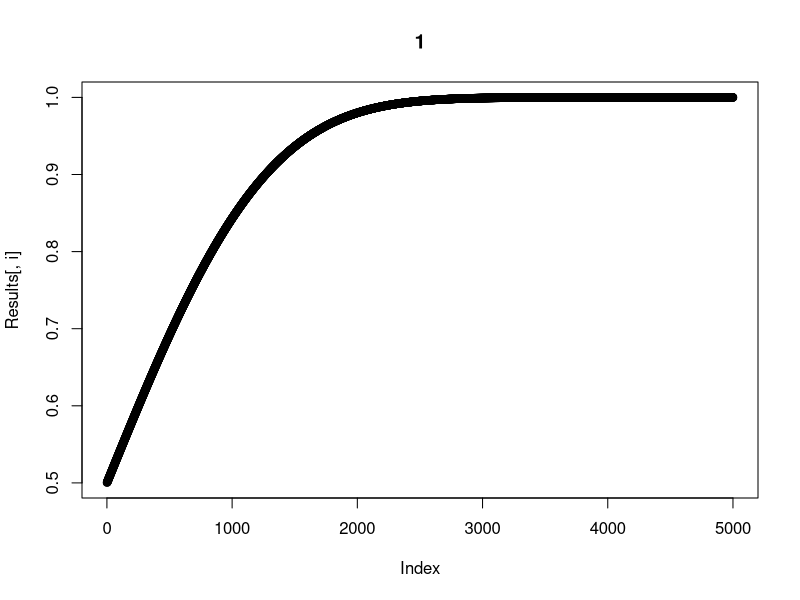
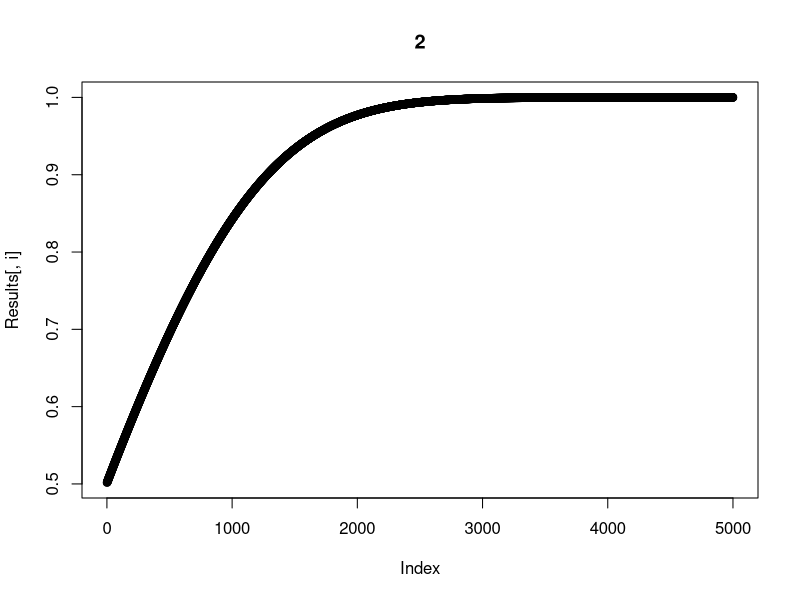
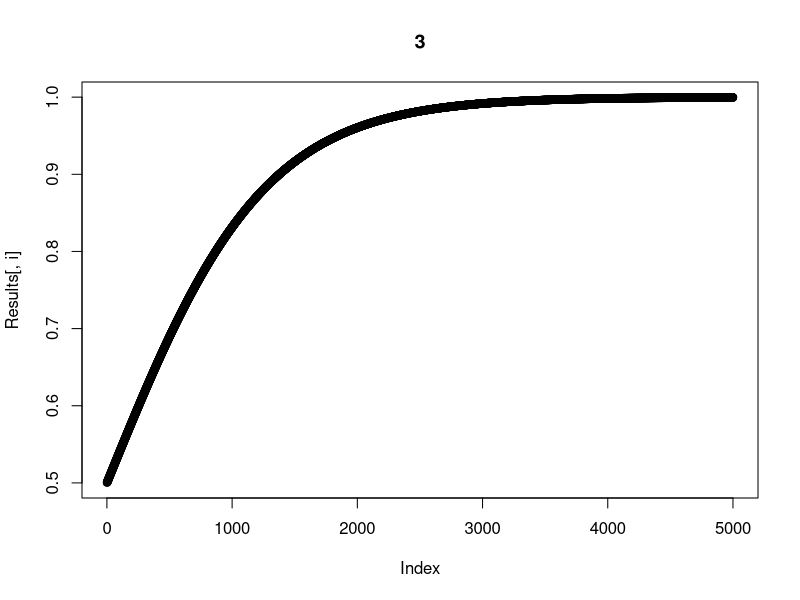
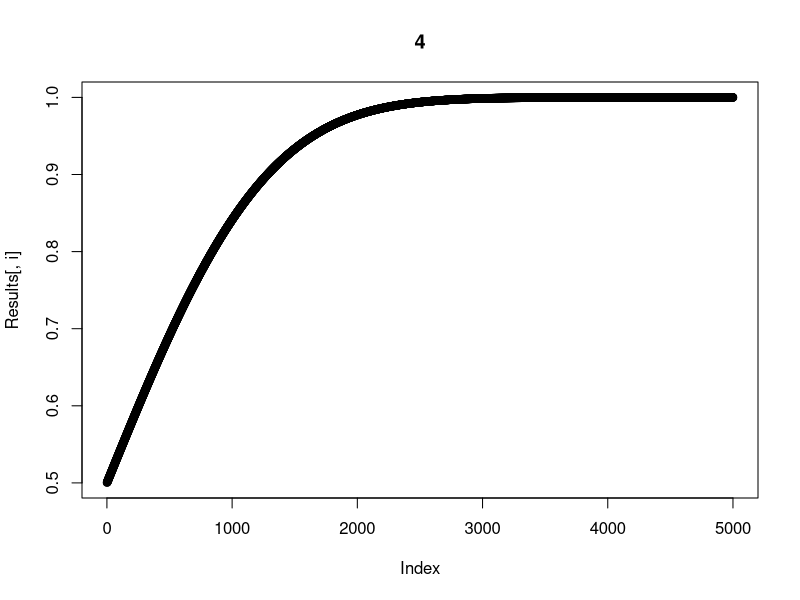
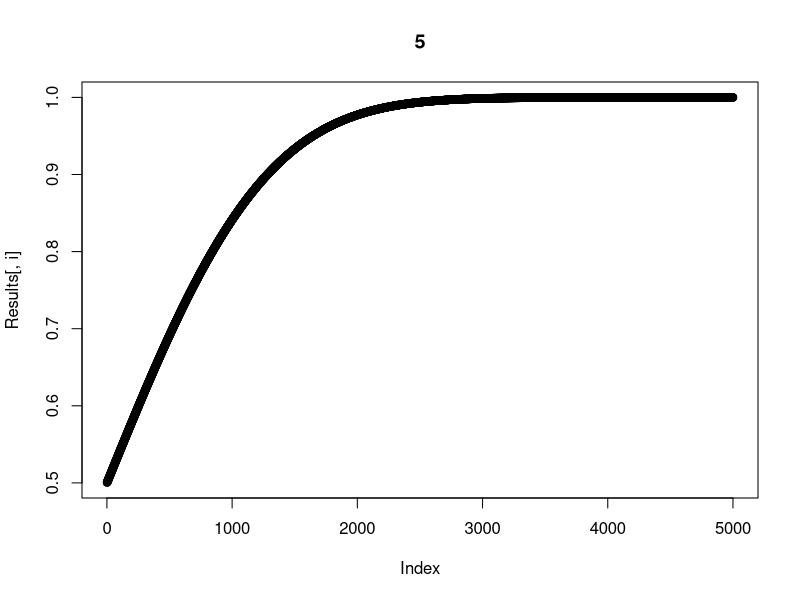
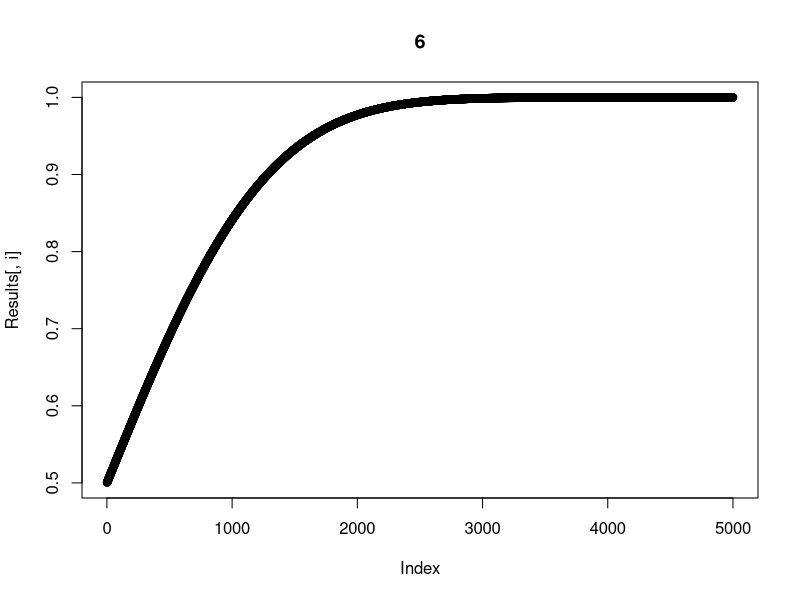
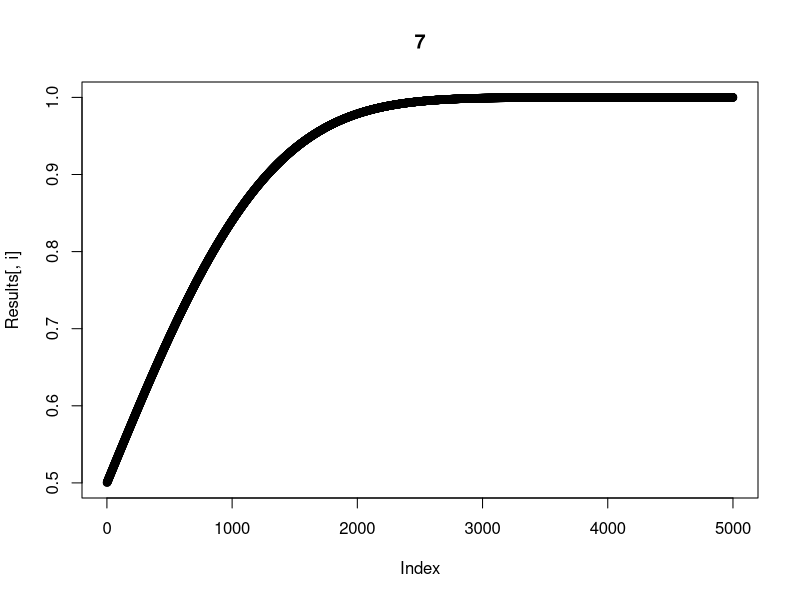
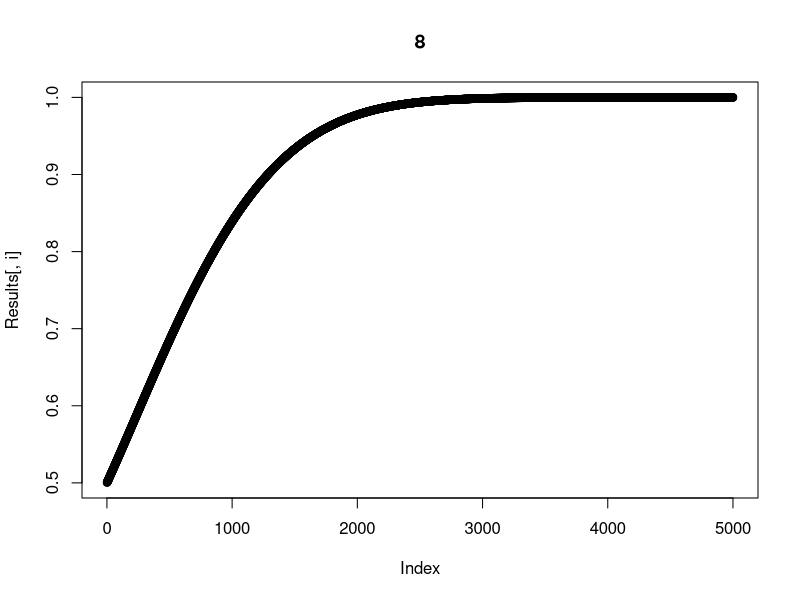

Source code (R) for these figures, in order:
NoramalApprox<-function(z){
  phi<-rep(0,21)
  r2p<-1/sqrt(2*pi)
  
  phi[1]<-0.5*(1+sqrt(1-exp(-2*z*z/pi)))
  
  phi[2]<-1-r2p*exp(-z*z/2)/(z+0.8*exp(-0.4*z))
  
  k=sqrt(2/pi)
  phi[3]<-exp(2*k*z)/(1+exp(2*k*z))
  
  t<-1/(1+0.33267*z)
  a1<-0.4361836
  a2<-0.1201676
  a3<-0.937298
  phi[4]<-1-(a1*t-a2*t*t+a3*t*t*t)*exp(-z*z/2)*r2p
  
  a<-(1+sqrt(1-2*pi*pi+6*pi))/(2*pi)
  b<-2*pi*a*a
  A<-sqrt(1+b*z*z)/(1+a*z*z)
  P0<-sqrt(pi/2)
  phi[5]<-1-r2p*exp(-z*z/2)*(1-A/(P0*z+sqrt(P0*P0*z*z+exp(-z*z/2)*A)))/z
  
  y<-sqrt(2/pi)*z*((1+0.044715*z*z))
  phi[6]<-0.5*(1+tanh(y))
  
  y<-0.806*z*1-0.018*z
  phi[7]<-1-0.5*(1-sqrt(1-exp(-y*y)))
  
  phi[8]<-1-0.5*(exp(-0.717*z-0.416*z*z))
  
  if(z>2.7){
    phi[9]<-1-r2p*exp(-z*z/2)/z
  }else{
    phi[9]<-1-0.5*exp(-(z*z+1.2*z^0.8)/2)
  }
  
  y<-4.2*pi*(z/(9-z))
  phi[10]<-1-1/(1+exp(y))
  
  phi[11]<-1/(1+exp(-sqrt(pi)*(0.9*z+0.0418198*z*z*z-0.0004406*z*z*z*z*z)))
  
  top<-(4-pi)*z+sqrt(2*pi)*(pi-2)
  bottom<-(4-pi)*z*z*sqrt(2*pi)+2*sqrt(2*pi)*(pi-2)+2*pi*z
  phi[12]<-1-exp(-z*z/2)*top/bottom
  
  a1<-5.575192695
  a2<-12.77436324
  b1<-14.38718147
  b2<-31.53531977
  top<-z*z+a1*z+a2
  bottom<-z*z*z*sqrt(2*pi)+b1*z*z+b2*z+2*a2
  phi[13]<-1-exp(-z*z/2)*top/bottom
  
  phi[14]<-0.5+0.5*sqrt(1-exp(-z*z*sqrt(pi/8)))
  
  top<-(-z*z/2)*(4/pi+0.147*z*z/2)
  bottom<-1+0.147*z*z/2
  
  phi[15]<-0.5*(1+sqrt(1-exp(top/bottom)))
  
  H1<-tanh(-0.2695*z)
  H2<-tanh(0.5416*z)
  H3<-tanh(0.4134*z)
  
  if(z<3.36){
      phi[16]<-0.5-1.136*H1+2.47*H2-3.013*H3
  }else{
    phi[16]<-1
  }
  
  H11<-tanh(1.280022196-0.720528073*z)
  H12<-tanh(0.033142223-0.682842425*z)
  
  if(z>3.6){
    phi[17]<-1
  }else{
    phi[17]<-(0.46375418+0.065687194*H11-0.602383931*H12)
  }
  
  top<-exp(-z*z/2)
  bottom<-0.226+0.64*z+0.33*sqrt(z*z+3)
  phi[18]<-1-r2p*top/bottom
  
  H1<-tanh(0.043+0.2624*z)
  H2<-tanh(-1.687-0.519*z)
  H3<-tanh(-1.654+0.5044*z)
  y<-0.125+3.611*H1-4.658*H2+4.982*H3
  
  phi[19]<-1/(1+exp(-y))
  
  w<-0.268
  phi[20]<-w*phi[5]+(1-w)*phi[13]
  
  top<-exp(-z*z/2)
  bottom<-(44/79+8/5*z+5/6*sqrt(z*z+3))
  phi[21]<-1-top/bottom
  
  phi
}

X<-seq(0.001,5,0.001)
Results<-matrix(rep(0,21*length(X)),nrow=length(X),ncol=21)

for (i in 1:length(X)){
    Results[i,]<-NoramalApprox(X[i])
}

for (i in 1:21){
  plot(Results[,i], main=i)
}

Compare<-pnorm(X)
Error<-matrix(rep(0,21*length(X)),nrow=length(X),ncol=21)
AbsError<-matrix(rep(0,21*length(X)),nrow=length(X),ncol=21)

for (i in 1:21){
  Error[,i]<-Results[,i] - Compare
  AbsError[,i]<-abs(Results[,i] - Compare)
}

boxplot(Error, main="Error",
        xlab="Approximiation", ylab="Error") 

{
plot(Error[,20],lty=,x=X,ylim = c(-6*10^{-5},2*10^{-5}),col="pink",cex=0.2,ylab="Error")
points(Error[,5],lty=2,x=X,col="blue",cex=0.2)
points(Error[,13],lty=3,x=X,cex=0.2)
legend(4,-4*10^{-5},legend = c("F5","F13","F20"),col = c("blue","black","pink"),pch=18)
}
